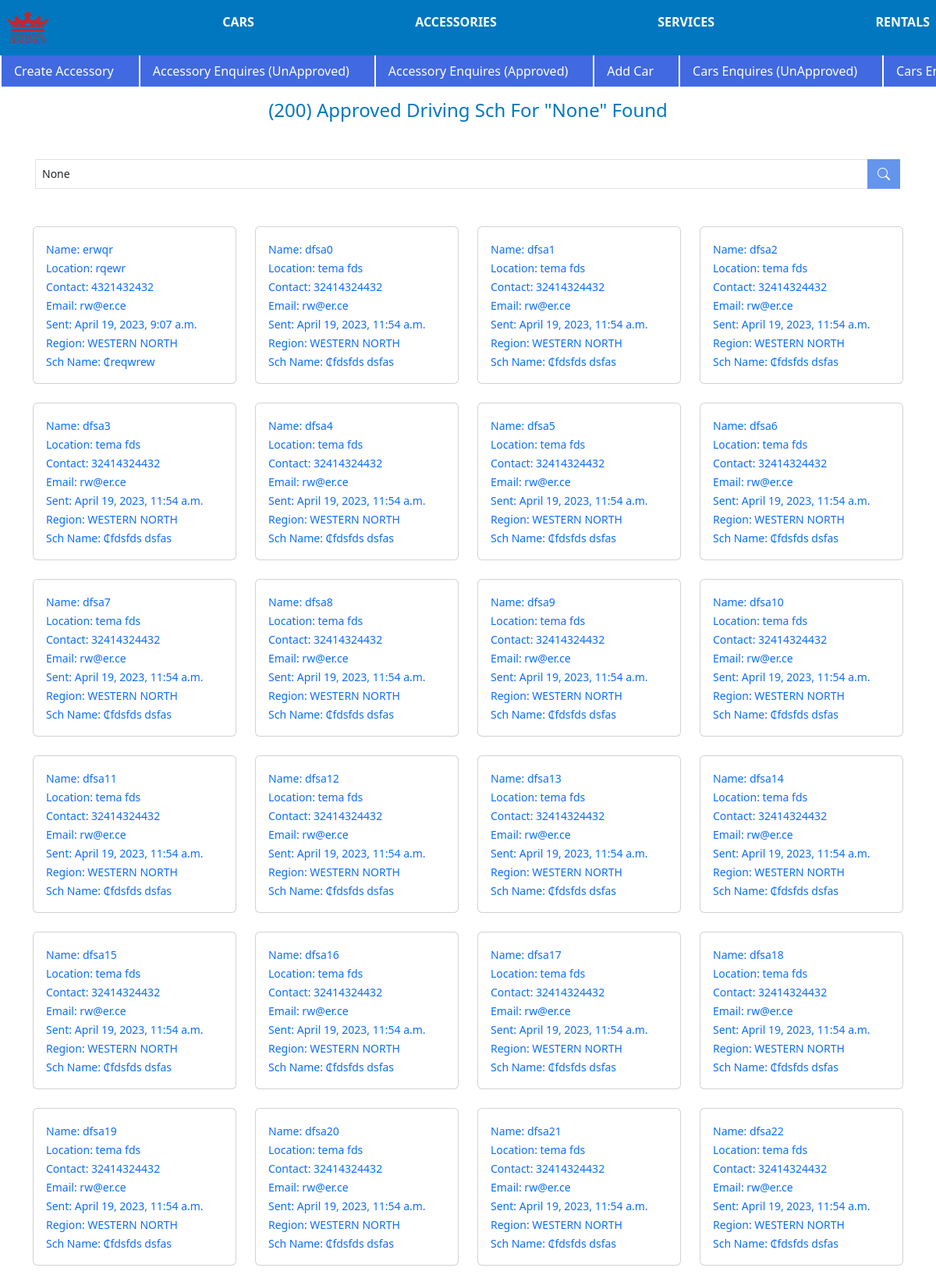
/our_services/search-list-approved-drv-sch/ (signed in, upper part), run on the app's committed database.
### OurServices/models.py (models this page shows, shortened)
class ListDrivingSch(models.Model):
    name = models.CharField(max_length=100)
    location = models.CharField(max_length=100)
    driving_sch_name = models.CharField(max_length=100)
    services_offered = models.TextField()
    email = models.EmailField()
    approved = models.BooleanField(default=False)
    phone_regex = RegexValidator(
        regex=r'^\+?[0-9]{1,3}?\s?\-?[0-9]{1,15}$',
        message="Phone number must be entered in the format: '+999 999999999'. Up to 15 digits allowed."
    )
    contact_no = models.CharField(validators=[phone_regex], max_length=17, null=True, blank=True)
    region = models.CharField(max_length=100, choices=Regions)
    slug = models.SlugField(blank=True, null=True, editable=False)
    created = models.DateTimeField(auto_now_add=True)

### OurServices/views.py (the view, shortened to what this page needs)
class  SearchApprovedListDrivingSch(UserPassesTestMixin, LoginRequiredMixin, ListView):
    model =  ListDrivingSch
    context_object_name = 'drv_sch'
    template_name = 'our_services/driving_sch/listing_drv_sch_search_approved.html'
    paginate_by = 50
    def get_queryset(self):
        queryset = super().get_queryset()
        query = self.request.GET.get('q')
        return queryset
    def get_context_data(self, **kwargs):
        context = super().get_context_data(**kwargs)
        context['count'] = self.get_queryset().count()
        context['query'] =self.request.GET.get('q')
        return context
    def test_func(self):
        user = self.request.user
        if user.is_staff or user.is_superuser:
            return True
        messages.warning(self.request, 'Not Authorized Permission Denied')
        return False

### templates/our_services/driving_sch/listing_drv_sch_search_approved.html (shortened to what this page needs)
{% extends 'layout/index.html' %} {% block content %}
<h4 class="my-3 text-center nice-blue">({{count}}) Approved Driving Sch For "{{query}}" Found</h4>
<nav class="container my-5 d-flex justify-content-center">
    <form action={% url 'search-list-approved-drv-sch' %} method='GET' class="d-flex justify-content-center search input-group  w-100 mx-1">
        <input class="form-control form-control-sm " type="search" name="q" placeholder="Approved Driving Sch " value={{query}} aria-label="Search" style="border-radius:0px">
        <button style="border-radius:0px" class="btn   navbar-bgc1 text-white search" type="submit"><i class="bi bi-search" ></i></button>
        <br>
    </form>
</nav>
<div class="container mt-5">
    <div class="row">
        {% for drvLesson in drv_sch %}
        <div class="col-lg-3 col-md-6 col-sm-12">
            <a class='link' href="{% url 'detail-list-drv-sch' drvLesson.id drvLesson.slug %}">
                <div class="col-md-4 w-100">
                    <div class="card mb-4 ">
                        <div class="card-body">
                            <small class="card-text">Name: {{drvLesson.name}}</small> <br>
                            <small class="card-text">Location: {{drvLesson.location}}</small> <br>
                            <small class="card-text">Contact: {{drvLesson.contact_no}}</small> <br>
                            <small class="card-text">Email: {{drvLesson.email}}</small> <br>
                            <small class="card-text">Sent: {{drvLesson.created}}</small> <br>
                            <small class="card-text">Region: {{drvLesson.region}}</small> <br>
                            <small class="card-text">Sch Name: &#8373;{{drvLesson.driving_sch_name}}</small> <br>
                        </div>
                    </div>
                </div>
            </a>
        </div>
        {% endfor %}
    </div>
</div>
{% endblock %}

### data on the page
ListDrivingSch: name "erwqr", location "rqewr", contact_no "4321432432", email "rw@er.ce", created "April 19, 2023, 9:07 a.m.", region "WESTERN NORTH", driving_sch_name "reqwrew"
ListDrivingSch: name "dfsa0", location "tema fds", contact_no "32414324432", email "rw@er.ce", created "April 19, 2023, 11:54 a.m.", region "WESTERN NORTH", driving_sch_name "fdsfds dsfas"
ListDrivingSch: name "dfsa1", location "tema fds", contact_no "32414324432", email "rw@er.ce", created "April 19, 2023, 11:54 a.m.", region "WESTERN NORTH", driving_sch_name "fdsfds dsfas"
ListDrivingSch: name "dfsa2", location "tema fds", contact_no "32414324432", email "rw@er.ce", created "April 19, 2023, 11:54 a.m.", region "WESTERN NORTH", driving_sch_name "fdsfds dsfas"
ListDrivingSch: name "dfsa3", location "tema fds", contact_no "32414324432", email "rw@er.ce", created "April 19, 2023, 11:54 a.m.", region "WESTERN NORTH", driving_sch_name "fdsfds dsfas"
ListDrivingSch: name "dfsa4", location "tema fds", contact_no "32414324432", email "rw@er.ce", created "April 19, 2023, 11:54 a.m.", region "WESTERN NORTH", driving_sch_name "fdsfds dsfas"
ListDrivingSch: name "dfsa5", location "tema fds", contact_no "32414324432", email "rw@er.ce", created "April 19, 2023, 11:54 a.m.", region "WESTERN NORTH", driving_sch_name "fdsfds dsfas"
ListDrivingSch: name "dfsa6", location "tema fds", contact_no "32414324432", email "rw@er.ce", created "April 19, 2023, 11:54 a.m.", region "WESTERN NORTH", driving_sch_name "fdsfds dsfas"
ListDrivingSch: name "dfsa7", location "tema fds", contact_no "32414324432", email "rw@er.ce", created "April 19, 2023, 11:54 a.m.", region "WESTERN NORTH", driving_sch_name "fdsfds dsfas"
ListDrivingSch: name "dfsa8", location "tema fds", contact_no "32414324432", email "rw@er.ce", created "April 19, 2023, 11:54 a.m.", region "WESTERN NORTH", driving_sch_name "fdsfds dsfas"
ListDrivingSch: name "dfsa9", location "tema fds", contact_no "32414324432", email "rw@er.ce", created "April 19, 2023, 11:54 a.m.", region "WESTERN NORTH", driving_sch_name "fdsfds dsfas"
ListDrivingSch: name "dfsa10", location "tema fds", contact_no "32414324432", email "rw@er.ce", created "April 19, 2023, 11:54 a.m.", region "WESTERN NORTH", driving_sch_name "fdsfds dsfas"
ListDrivingSch: name "dfsa11", location "tema fds", contact_no "32414324432", email "rw@er.ce", created "April 19, 2023, 11:54 a.m.", region "WESTERN NORTH", driving_sch_name "fdsfds dsfas"
ListDrivingSch: name "dfsa12", location "tema fds", contact_no "32414324432", email "rw@er.ce", created "April 19, 2023, 11:54 a.m.", region "WESTERN NORTH", driving_sch_name "fdsfds dsfas"
ListDrivingSch: name "dfsa13", location "tema fds", contact_no "32414324432", email "rw@er.ce", created "April 19, 2023, 11:54 a.m.", region "WESTERN NORTH", driving_sch_name "fdsfds dsfas"
ListDrivingSch: name "dfsa14", location "tema fds", contact_no "32414324432", email "rw@er.ce", created "April 19, 2023, 11:54 a.m.", region "WESTERN NORTH", driving_sch_name "fdsfds dsfas"
ListDrivingSch: name "dfsa15", location "tema fds", contact_no "32414324432", email "rw@er.ce", created "April 19, 2023, 11:54 a.m.", region "WESTERN NORTH", driving_sch_name "fdsfds dsfas"
ListDrivingSch: name "dfsa16", location "tema fds", contact_no "32414324432", email "rw@er.ce", created "April 19, 2023, 11:54 a.m.", region "WESTERN NORTH", driving_sch_name "fdsfds dsfas"
ListDrivingSch: name "dfsa17", location "tema fds", contact_no "32414324432", email "rw@er.ce", created "April 19, 2023, 11:54 a.m.", region "WESTERN NORTH", driving_sch_name "fdsfds dsfas"
ListDrivingSch: name "dfsa18", location "tema fds", contact_no "32414324432", email "rw@er.ce", created "April 19, 2023, 11:54 a.m.", region "WESTERN NORTH", driving_sch_name "fdsfds dsfas"
ListDrivingSch: name "dfsa19", location "tema fds", contact_no "32414324432", email "rw@er.ce", created "April 19, 2023, 11:54 a.m.", region "WESTERN NORTH", driving_sch_name "fdsfds dsfas"
ListDrivingSch: name "dfsa20", location "tema fds", contact_no "32414324432", email "rw@er.ce", created "April 19, 2023, 11:54 a.m.", region "WESTERN NORTH", driving_sch_name "fdsfds dsfas"
ListDrivingSch: name "dfsa21", location "tema fds", contact_no "32414324432", email "rw@er.ce", created "April 19, 2023, 11:54 a.m.", region "WESTERN NORTH", driving_sch_name "fdsfds dsfas"
ListDrivingSch: name "dfsa22", location "tema fds", contact_no "32414324432", email "rw@er.ce", created "April 19, 2023, 11:54 a.m.", region "WESTERN NORTH", driving_sch_name "fdsfds dsfas"

### other printed values
{{ count }} "200"
{{ query }} "None"
